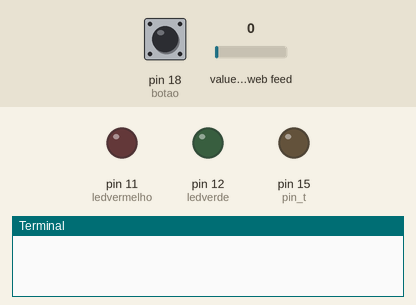
A program run on a simulated Raspberry Pi (header pin numbers). On the bench: output pins drawn as LEDs (lit = HIGH), the last lines printed to the terminal. Inputs (shaded band) come from the test bench; at power-on: pin 18 (botao) LOW, value of the web feed 0. Requests to the public web service named in the program get a made-up reply in its usual format after 0.4 s (London, UTC, broken clouds, 64 % humidity, 1013 hPa unless stated); web requests get an empty 200 reply after 0.4 s.

Above: at 1.6 s.
1.7 s: pin 18 (botao) pulled HIGH for 0.15 s
At 2.5 s:
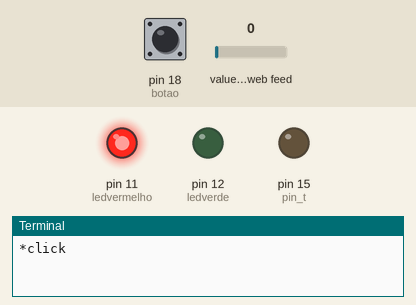
4.8 s: pin 18 (botao) pulled HIGH for 3.2 s
At 8.3 s:
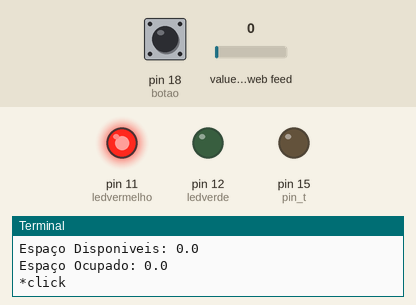
9.5 s: pin 18 (botao) pulled HIGH for 1 s
At 12.6 s:
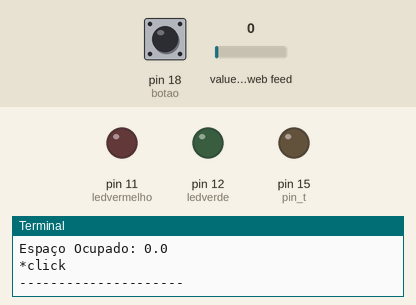
Timing chart, 0 to 14.1 s (numbered marks = the images above; inputs shaded):
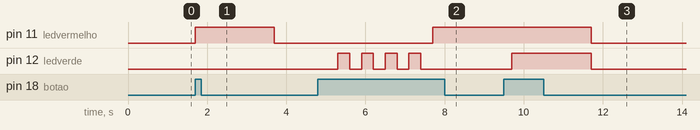

The program:

trabnelson_17-11.py
```python
import RPi.GPIO as gpio
import time as delay
from urllib.request import urlopen
import Adafruit_DHT as dht
import os
import requests

#MEU   1909880   L7MAXQ83EGPBHJUE
#Colega   1928247   G37I8C7N8N56H27S
#Outro   ''

gpio.setmode(gpio.BOARD) #seta o modo de portas da placa
gpio.setwarnings(False) #???

ledvermelho = 11 #definição das portas
ledverde = 12 #os 2 leds e o botao
botao = 18
pin_dht = 4 #sensor temp e umid
pin_t = 15 #PINO DIGITAL UTILIZADO PELO HC-SR04 TRIG(ENVIA)
pin_e = 16 #PINO DIGITAL UTILIZADO PELO HC-SR04 ECHO(RECEBE)
i = 0 #contagem do led usado em falha de conexao
ct = 0 #contagem do led usado
espaco_v = 20 #?????
ctb = 0 #contagem de clicks no botao
valor_invalido = '' #string para concatenar variaveis com valores invalidos
vb = False #para sair do loop do if do botao

field_ocup = '&field1=' #seta os cards usados para armazenar dados no thingspeak
field_disp = '&field2='
field_umid = '&field3='
field_temp = '&field4='

dht_sensor = dht.DHT11 #seta o tipo de sensor, dh11

gpio.setup(ledvermelho, gpio.OUT) #seta os leds como saida
gpio.setup(ledverde, gpio.OUT)
gpio.setup(botao, gpio.IN) #botao logicamente entrada
gpio.setup(pin_t, gpio.OUT) #(Trig) emissao sonora do sensor HC-SR04
gpio.setup(pin_e, gpio.IN) #(Echo) recebe o retorno do som emitido no sensor

gpio.output(ledvermelho, False) #desliga os leds
gpio.output(ledverde, False)

def testa_conexao(): #base para o programa rodar
    try:
        urlopen('http://www.colegiomaterdei.com.br/', timeout=1)
        return True
    except:
        return False

if testa_conexao() == True: #praticamente o "MAIN"
    while True:
        #print('esperando click')
        if gpio.input(18) == True: #leitura do botao
            ctb = ctb + 1
            vb = True
            print('*click')
            gpio.output(ledvermelho, True)
            delay.sleep(2)
            gpio.output(ledvermelho, False)

        if ctb == 1 and vb == True:
            #leitura dados do colega
            espaco_ocupado_clg = float(requests.get('https://api.thingspeak.com/channels/1928247/fields/1/last?key=G37I8C7N8N56H27S').text)
            espaco_disponivel_clg = float(requests.get('https://api.thingspeak.com/channels/1928247/fields/2/last?key=G37I8C7N8N56H27S').text)
            umid_clg = float(requests.get('https://api.thingspeak.com/channels/1928247/fields/3/last?key=G37I8C7N8N56H27S').text)
            temp_clg = float(requests.get('https://api.thingspeak.com/channels/1928247/fields/4/last?key=G37I8C7N8N56H27S').text)

            print('--- Leitura Finalizada ---')

            u = umid_clg #validação de valores validos para os dados
            if u < 1 and u > 100: #concatena se tiver valaores invalidos
                valor_invalido = valor_invalido + 'Umidade ('+str(u)+'), '
            t = temp_clg
            if t < -50 and t > 80:
                valor_invalido = valor_invalido + 'Temperatura ('+str(t)+'), '
            d = espaco_disponivel_clg
            if d < -1 and d > 101:
                valor_invalido = valor_invalido + 'Espaço Disponivel ('+str(d)+'), '
            o = espaco_ocupado_clg
            if o < -1 and o > 101:
                valor_invalido = valor_invalido + 'Espaço Ocupado ('+str(o)+'), '

            if valor_invalido == '':
                while ct <= 3: #piscar verde 3 vezes se nao tiver valor invalido
                    gpio.output(ledverde, True)
                    delay.sleep(0.3)
                    gpio.output(ledverde, False)
                    delay.sleep(0.3)
                    ct = ct + 1

                print('Umidade: '+str(umid_clg))
                print('Temperatura: '+str(temp_clg))
                print('Espaço Disponiveis: '+str(espaco_disponivel_clg))
                print('Espaço Ocupado: '+str(espaco_ocupado_clg))

            else: #mostra string concatenada dos valores invalidos recebidos
                print('As seguientes variaveis receberam VALORES INVALIDOS----------')
                print(valor_invalido)
                while ct <= 3: #piscar vermelho 3 vezes se tiver valor invalido
                    gpio.output(ledvermelho, True)
                    delay.sleep(0.3)
                    gpio.output(ledvermelho, False)
                    delay.sleep(0.3)
                    ct = ct + 1
            vb = False

        if ctb == 2 and vb == True:
            print('---------------------')

            if espaco_ocupado_clg > 70:
                print('!!!OCUPAÇÃO DA LIXEIRA MAIOR QUE 70%')
                gpio.output(ledvermelho, True)
            else:
                gpio.output(ledverde, True)

            print('Umidade: '+str(umid_clg))
            print('Temperatura: '+str(temp_clg))
            print('Espaço Disponiveis: '+str(espaco_disponivel_clg))
            print('Espaço Ocupado: '+str(espaco_ocupado_clg))

            vb = False

        if ctb == 3 and vb == True:
            gpio.output(ledvermelho, False)
            gpio.output(ledverde, False)

            print('---------------------')
            #leitura dados do colega
            umid_clg = float(requests.get('https://api.thingspeak.com/channels/1928247/fields/3/last?key=G37I8C7N8N56H27S').text)
            temp_clg = float(requests.get('https://api.thingspeak.com/channels/1928247/fields/4/last?key=G37I8C7N8N56H27S').text)
            #leitura dados do meu thingspeak
            umid = float(requests.get('https://api.thingspeak.com/channels/1909880/fields/3/last?key=L7MAXQ83EGPBHJUE').text)
            temp = float(requests.get('https://api.thingspeak.com/channels/1909880/fields/4/last?key=L7MAXQ83EGPBHJUE').text)

            print('---Temperatura Meus Sensores')
            print('Umidade: '+str(umid))
            print('Temperatura: '+str(temp))
            print('---Temperatura Sensores Colega')
            print('Umidade: '+str(umid_clg))
            print('Temperatura: '+str(temp_clg))
            print('---Diferença do Meu para o do Colega')
            print('Umidade: '+str((umid-umid_clg)))
            print('Temperatura: '+str((temp-temp_clg)))

            vb = False

        if ctb == 4 and vb == True:
            #leitura dados do meu thingspeak
            espaco_disponivel = float(requests.get('https://api.thingspeak.com/channels/1909880/fields/2/last?key=L7MAXQ83EGPBHJUE').text)
            espaco_ocupado = float(requests.get('https://api.thingspeak.com/channels/1909880/fields/1/last?key=L7MAXQ83EGPBHJUE').text)
            #leitura dados do colega
            espaco_disponivel_clg = float(requests.get('https://api.thingspeak.com/channels/1928247/fields/2/last?key=G37I8C7N8N56H27S').text)
            espaco_ocupado_clg = float(requests.get('https://api.thingspeak.com/channels/1928247/fields/1/last?key=G37I8C7N8N56H27S').text)
            #leitura dados do colega externo
            espaco_disponivel_clge = float(requests.get('https://api.thingspeak.com/channels/1909879/fields/2/last?key=0D3EPD1O39791WXW').text)
            espaco_ocupado_clge = float(requests.get('https://api.thingspeak.com/channels/1909879/fields/1/last?key=0D3EPD1O39791WXW').text)

            print('---------------------')
            print('Taxa de Ocupação das Lixeiras')
            print('Minha: '+str(espaco_ocupado))
            print('Colega: '+str(espaco_ocupado_clg))
            print('Outro: '+str(espaco_ocupado_clge))
            if espaco_disponivel > espaco_disponivel_clg and espaco_disponivel > espaco_disponivel_clge:
                gpio.output(ledverde, True)
            elif espaco_disponivel_clg > espaco_disponivel and espaco_disponivel_clg > espaco_disponivel_clge:
                ct=0
                while ct <= 5:
                    gpio.output(ledverde, True)
                    delay.sleep(1)
                    gpio.output(ledverde, False)
                    delay.sleep(1)
                    ct = ct + 1
            else:
                gpio.output(ledvermelho, True)

            vb = False

        if ctb == 5 and vb == True:
            gpio.output(ledverde, True)
            gpio.output(ledvermelho, True)
            delay.sleep(0.1) #leds para indicar q deu certo
            gpio.output(ledverde, False)
            gpio.output(ledverde, False)
            ct = 0
            ctb = 0
            umid = 0
            umid_clg = 0
            temp = 0
            temp_clg = 0
            espaco_disponivel = 0
            espaco_disponivel_clg = 0
            espaco_disponivel_clge = 0
            espaco_ocupado = 0
            espaco_ocupado_clg = 0
            espaco_ocupado_clge = 0
            vb = False

else:
    print('---------------------------------------------')
    print('---------------Connection Lost---------------')
    while i <= 3: #piscar vermelho 3 vezes se não tiver conexao
        gpio.output(ledvermelho, True)
        delay.sleep(0.5)
        gpio.output(ledvermelho, False)
        delay.sleep(0.5)
        gpio.output(ledvermelho, True)
        delay.sleep(1)
        gpio.output(ledvermelho, False)
        delay.sleep(1)
        i = i + 1    
```

Measured:
- after the input at 1.7 s, pin 11 (ledvermelho): LOW → HIGH at once, → LOW 2.0 s later
- after the input at 4.8 s, pin 11 (ledvermelho): LOW → HIGH after 2.9 s
- after the input at 9.5 s, pin 11 (ledvermelho): HIGH → LOW after 2.2 s instead of 0.20 s
